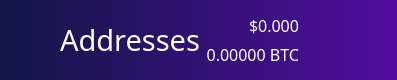
          <widget class="QFrame" name="NavBar">
           <property name="sizePolicy">
            <sizepolicy hsizetype="Preferred" vsizetype="Preferred">
             <horstretch>0</horstretch>
             <verstretch>0</verstretch>
            </sizepolicy>
           </property>
           <property name="minimumSize">
            <size>
             <width>0</width>
             <height>80</height>
            </size>
           </property>
           <property name="maximumSize">
            <size>
             <width>16777215</width>
             <height>80</height>
            </size>
           </property>
           <property name="layoutDirection">
            <enum>Qt::LeftToRight</enum>
           </property>
           <property name="autoFillBackground">
            <bool>false</bool>
           </property>
           <property name="styleSheet">
            <string notr="true">background: QLinearGradient(x1: 0, y1: 0, x2: 1, y2: 0, stop: 0 #121646, stop: 1 #510c9f);
border:0;
</string>
           </property>
           <property name="frameShape">
            <enum>QFrame::StyledPanel</enum>
           </property>
           <property name="frameShadow">
            <enum>QFrame::Raised</enum>
           </property>
           <layout class="QHBoxLayout" name="horizontalLayout_3">
            <property name="spacing">
             <number>6</number>
            </property>
            <property name="leftMargin">
             <number>60</number>
            </property>
            <property name="topMargin">
             <number>0</number>
            </property>
            <property name="rightMargin">
             <number>60</number>
            </property>
            <property name="bottomMargin">
             <number>0</number>
            </property>
            <item>
             <widget class="QLabel" name="label_2">
              <property name="sizePolicy">
               <sizepolicy hsizetype="Preferred" vsizetype="Preferred">
                <horstretch>0</horstretch>
                <verstretch>0</verstretch>
               </sizepolicy>
              </property>
              <property name="font">
               <font>
                <family>ZoinLight</family>
                <pointsize>22</pointsize>
               </font>
              </property>
              <property name="autoFillBackground">
               <bool>false</bool>
              </property>
              <property name="styleSheet">
               <string notr="true">color:white;
background-color: rgba(255, 255, 255,0);</string>
              </property>
              <property name="text">
               <string>Addresses</string>
              </property>
              <property name="indent">
               <number>0</number>
              </property>
             </widget>
            </item>
            <item>
             <layout class="QVBoxLayout" name="verticalLayout_5">
              <item>
               <widget class="QLabel" name="priceUSD">
                <property name="font">
                 <font>
                  <family>ZoinMedium</family>
                  <pointsize>12</pointsize>
                  <weight>50</weight>
                  <bold>false</bold>
                 </font>
                </property>
                <property name="styleSheet">
                 <string notr="true">background-color: rgb(0,0,0,0);
color: white;</string>
                </property>
                <property name="text">
                 <string>$0.000</string>
                </property>
                <property name="alignment">
                 <set>Qt::AlignBottom|Qt::AlignRight|Qt::AlignTrailing</set>
                </property>
               </widget>
              </item>
              <item>
               <widget class="QLabel" name="priceBTC">
                <property name="font">
                 <font>
                  <family>ZoinLight</family>
                  <pointsize>12</pointsize>
                 </font>
                </property>
                <property name="styleSheet">
                 <string notr="true">background-color: rgb(0,0,0,0);
color: white;</string>
                </property>
                <property name="text">
                 <string>0.00000 BTC</string>
                </property>
                <property name="alignment">
                 <set>Qt::AlignRight|Qt::AlignTop|Qt::AlignTrailing</set>
                </property>
               </widget>
              </item>
             </layout>
            </item>
            <item>
             <widget class="QPushButton" name="pushButton">
              <property name="maximumSize">
               <size>
                <width>50</width>
                <height>80</height>
               </size>
              </property>
              <property name="styleSheet">
               <string notr="true">background: rgb(0,0,0,0)</string>
              </property>
              <property name="text">
               <string/>
              </property>
              <property name="icon">
               <iconset resource="../../../../../../coreupgrade/libercoin/src/qt/bitcoin.qrc">
                <normaloff>:/icons/Exports_45</normaloff>:/icons/Exports_45</iconset>
              </property>
              <property name="iconSize">
               <size>
                <width>70</width>
                <height>70</height>
               </size>
              </property>
             </widget>
            </item>
           </layout>
          </widget>
